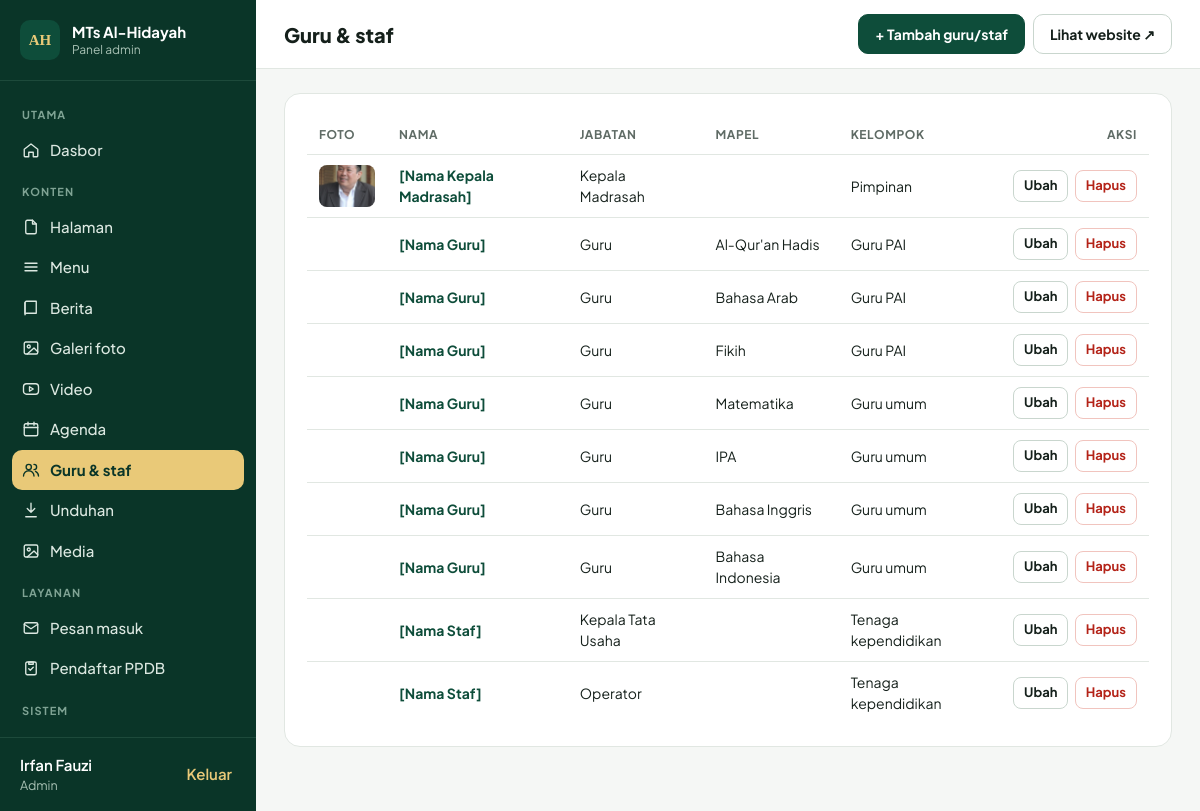
Screenshot of /admin/staff (signed in) with the database file from the repository.
### tables this page shows
CREATE TABLE users (id INTEGER PRIMARY KEY AUTOINCREMENT, name VARCHAR(255) NOT NULL, username VARCHAR(100) NOT NULL UNIQUE, password VARCHAR(255) NOT NULL, role VARCHAR(20) NOT NULL DEFAULT 'editor', created_at VARCHAR(19), last_login VARCHAR(19));

CREATE TABLE staff (id INTEGER PRIMARY KEY AUTOINCREMENT, name VARCHAR(255) NOT NULL, position VARCHAR(255), subject VARCHAR(255), group_name VARCHAR(255), photo VARCHAR(255), sort INT NOT NULL DEFAULT 0);

### app/crud.php (called while the page is built, shortened)
<?php
function crud_defs(): array
{
    return [
        'agenda' => ['title' => 'Agenda', 'one' => 'agenda', 'table' => 'agenda', 'order' => 'event_date DESC', 'fields' => [
            ['title', 'Nama kegiatan', 'text', true], ['event_date', 'Tanggal', 'date', true], ['time_text', 'Waktu (contoh: 07.30 – 10.00)', 'text'],
            ['place', 'Tempat', 'text'], ['description', 'Keterangan', 'textarea']],
            'cols' => ['title' => 'Kegiatan', 'event_date' => 'Tanggal', 'place' => 'Tempat']],
        'videos' => ['title' => 'Video', 'one' => 'video', 'table' => 'videos', 'order' => 'sort, id DESC', 'fields' => [
            ['title', 'Judul video', 'text', true], ['youtube', 'Tautan YouTube', 'text', true], ['sort', 'Urutan', 'number']],
            'cols' => ['title' => 'Judul', 'youtube' => 'YouTube']],
        'downloads' => ['title' => 'Unduhan', 'one' => 'dokumen', 'table' => 'downloads', 'order' => 'created_at DESC', 'fields' => [
            ['title', 'Nama dokumen', 'text', true], ['category', 'Kategori (contoh: Akademik, PPDB)', 'text'], ['file', 'File', 'file', true]],
            'cols' => ['title' => 'Dokumen', 'category' => 'Kategori', 'file' => 'File']],
        'staff' => ['title' => 'Guru & staf', 'one' => 'guru/staf', 'table' => 'staff', 'order' => 'sort, name', 'fields' => [
            ['name', 'Nama lengkap', 'text', true], ['position', 'Jabatan (contoh: Guru, Wali kelas VII-A)', 'text'], ['subject', 'Mata pelajaran', 'text'],
            ['group_name', 'Kelompok (contoh: Guru PAI, Guru umum, Tenaga kependidikan)', 'text'], ['photo', 'Foto', 'image'], ['sort', 'Urutan', 'number']],
            'cols' => ['photo' => 'Foto', 'name' => 'Nama', 'position' => 'Jabatan', 'subject' => 'Mapel', 'group_name' => 'Kelompok']],
        'categories' => ['title' => 'Kategori berita', 'one' => 'kategori', 'table' => 'categories', 'order' => 'name', 'fields' => [
            ['name', 'Nama kategori', 'text', true]],
            'cols' => ['name' => 'Nama', 'slug' => 'Alamat']],
    ];
}
function admin_crud(string $key, string $action, int $id, string $method): void
{
    $d = crud_defs()[$key];
    $t = $d['table'];
    $list = rows("SELECT * FROM $t ORDER BY {$d['order']}");
    admin_layout($d['title'], render_to_string('admin/crud_list', ['d' => $d, 'list' => $list, 'key' => $key]), $key,
        ['actions' => '<a class="btn" href="' . e(url('admin/' . $key . '/edit/0')) . '">+ Tambah ' . e($d['one']) . '</a>']);
}

### app/admin.php (called while the page is built, shortened)
<?php
require APP . '/crud.php';
function admin_route(string $path, string $method): void
{
    $parts = $path === '' ? [] : explode('/', $path);
    $section = $parts[0] ?? '';
    $action = $parts[1] ?? '';
    $id = isset($parts[2]) ? (int)$parts[2] : 0;
    require_login();
    match ($section) {
        '' => admin_dashboard(),
        'pages' => admin_pages($action, $id, $method),
        'menus' => admin_menus($action, $id, $method),
        'posts' => admin_posts($action, $id, $method),
        'albums' => admin_albums($action, $id, $method),
        'messages' => admin_messages($action, $id, $method),
        'ppdb' => admin_ppdb($action, $id, $method),
        'media' => admin_media($action, $id, $method),
        'settings' => admin_settings($method),
        'users' => admin_users($action, $id, $method),
        'profile' => admin_profile($method),
        default => isset(crud_defs()[$section]) ? admin_crud($section, $action, $id, $method) : admin_404(),
    };
}
function admin_layout(string $title, string $content, string $active = '', array $opts = []): void
{
    view('admin/layout', ['title' => $title, 'content' => $content, 'active' => $active, 'actions' => $opts['actions'] ?? '', 'wide' => $opts['wide'] ?? false]);
}

### app/db.php (called while the page is built, shortened)
<?php
function db(): PDO
{
    static $pdo = null;
    if ($pdo) return $pdo;
    global $CONFIG;
    if (($CONFIG['db_driver'] ?? 'sqlite') === 'mysql') {
        $dsn = sprintf('mysql:host=%s;port=%d;dbname=%s;charset=utf8mb4',
            $CONFIG['mysql_host'], (int)($CONFIG['mysql_port'] ?? 3306), $CONFIG['mysql_database']);
        $pdo = new PDO($dsn, $CONFIG['mysql_user'], $CONFIG['mysql_password']);
    } else {
        $path = $CONFIG['sqlite_path'] ?? ROOT . '/storage/database.sqlite';
        $pdo = new PDO('sqlite:' . $path);
        $pdo->exec('PRAGMA foreign_keys = ON; PRAGMA journal_mode = WAL;');
    }
    $pdo->setAttribute(PDO::ATTR_ERRMODE, PDO::ERRMODE_EXCEPTION);
    $pdo->setAttribute(PDO::ATTR_DEFAULT_FETCH_MODE, PDO::FETCH_ASSOC);
    return $pdo;
}
function q(string $sql, array $params = []): PDOStatement
{
    $st = db()->prepare($sql);
    $st->execute($params);
    return $st;
}
function row(string $sql, array $params = []): ?array
{
    $r = q($sql, $params)->fetch();
    return $r ?: null;
}
function rows(string $sql, array $params = []): array
{
    return q($sql, $params)->fetchAll();
}
function val(string $sql, array $params = [])
{
    $v = q($sql, $params)->fetchColumn();
    return $v === false ? null : $v;
}

### app/auth.php (called while the page is built, shortened)
<?php
function current_user(): ?array
{
    static $u = false;
    if ($u === false) {
        $u = !empty($_SESSION['uid']) ? row('SELECT id, name, username, role FROM users WHERE id = ?', [$_SESSION['uid']]) : null;
    }
    return $u;
}
function is_admin(): bool
{
    return (current_user()['role'] ?? '') === 'admin';
}
function require_login(): void
{
    if (!current_user()) redirect('admin/login');
}

### app/views/admin/crud_list.php (the view, shortened to what this page needs)
<div class="panel">
<table class="tbl">
<thead><tr><?php foreach ($d['cols'] as $c => $l): ?><th><?= e($l) ?></th><?php endforeach ?><th class="right">Aksi</th></tr></thead>
<tbody>
<?php foreach ($list as $r): ?>
<tr>
  <?php $first = true; foreach ($d['cols'] as $c => $l): $v = (string)$r[$c]; ?>
    <td<?= in_array($c, ['photo'], true) ? ' class="thumb-cell"' : '' ?>><?php
      if ($c === 'photo') echo $v ? '<img src="' . e(media($v)) . '" alt="">' : '';
      elseif ($c === 'event_date') echo e(tgl($v, true));
      elseif ($c === 'file') echo '<a href="' . e(media($v)) . '" target="_blank" rel="noopener">' . e(basename($v)) . '</a>';
      elseif ($c === 'youtube') echo '<a href="' . e($v) . '" target="_blank" rel="noopener">' . e(mb_strimwidth($v, 0, 40, '…')) . '</a>';
      elseif ($first) echo '<a href="' . e(url('admin/' . $key . '/edit/' . $r['id'])) . '"><strong>' . e($v) . '</strong></a>';
      else echo e($v);
      if ($c !== 'photo') $first = false; ?></td>
  <?php endforeach ?>
  <td class="right actions"><a class="btn sm ghost" href="<?= e(url('admin/' . $key . '/edit/' . $r['id'])) ?>">Ubah</a>
    <form method="post" action="<?= e(url('admin/' . $key . '/delete/' . $r['id'])) ?>" data-confirm="Hapus data ini?"><?= csrf_field() ?><button class="btn sm danger">Hapus</button></form></td>
</tr>
<?php endforeach ?>
</tbody>
</table>
</div>

### app/views/admin/layout.php (shortened to what this page needs)
<?php
$u = current_user();
$unread = (int)val('SELECT COUNT(*) FROM messages WHERE is_read = 0');
$newPpdb = (int)val("SELECT COUNT(*) FROM ppdb WHERE status = 'baru'");
$nav = [
    'Utama' => [['dashboard', 'Dasbor', 'admin', 'home']],
    'Konten' => [
        ['pages', 'Halaman', 'admin/pages', 'file'], ['menus', 'Menu', 'admin/menus', 'menu'], ['posts', 'Berita', 'admin/posts', 'book'],
        ['albums', 'Galeri foto', 'admin/albums', 'image'], ['videos', 'Video', 'admin/videos', 'youtube'], ['agenda', 'Agenda', 'admin/agenda', 'calendar'],
        ['staff', 'Guru & staf', 'admin/staff', 'users'], ['downloads', 'Unduhan', 'admin/downloads', 'download'], ['media', 'Media', 'admin/media', 'image'],
    ],
    'Layanan' => [['messages', 'Pesan masuk', 'admin/messages', 'mail', $unread], ['ppdb', 'Pendaftar PPDB', 'admin/ppdb', 'clipboard', $newPpdb]],
    'Sistem' => array_merge(is_admin() ? [['settings', 'Pengaturan', 'admin/settings', 'star'], ['users', 'Pengguna', 'admin/users', 'user']] : [], [['profile', 'Profil saya', 'admin/profile', 'user']]),
];
?><!doctype html>
<html lang="id">
<head>
<title><?= e($title) ?> · Admin <?= e(setting('site_name', 'MTs Al-Hidayah')) ?></title>
<link rel="stylesheet" href="<?= e(url('assets/css/admin.css')) ?>?v=1">
</head>
<body class="admin">
<aside class="side" id="side">
  <a class="side-brand" href="<?= e(url('admin')) ?>"><span class="logo-mark">AH</span><span><strong><?= e(setting('site_name', 'MTs Al-Hidayah')) ?></strong><small>Panel admin</small></span></a>
  <nav aria-label="Menu admin">
    <?php foreach ($nav as $group => $items): ?>
      <span class="side-group"><?= e($group) ?></span>
      <?php foreach ($items as $it): ?>
        <a href="<?= e(url($it[2])) ?>" class="<?= $active === $it[0] ? 'on' : '' ?>"<?= $active === $it[0] ? ' aria-current="page"' : '' ?>><?= icon($it[3]) ?><span><?= e($it[1]) ?></span></a>
      <?php endforeach ?>
    <?php endforeach ?>
  </nav>
  <div class="side-foot">
    <span><?= e($u['name']) ?><small><?= $u['role'] === 'admin' ? 'Admin' : 'Editor' ?></small></span>
    <form method="post" action="<?= e(url('admin/logout')) ?>"><?= csrf_field() ?><button class="link-btn" type="submit">Keluar</button></form>
  </div>
</aside>
<div class="main">
  <header class="topbar">
    <h1><?= e($title) ?></h1>
    <div class="top-actions"><?= $actions ?><a class="btn ghost" href="<?= e(url('')) ?>" target="_blank" rel="noopener">Lihat website ↗</a></div>
  </header>
  <div class="content<?= $wide ? ' wide' : '' ?>">
    <?= $content ?>
  </div>
</div>
</body>
</html>

### assets/css/admin.css (style rules this page uses)
:root { --green:#0E4D3A;--green-dark:#0A3528;--gold:#E9C978;--ink:#15201B;--ink2:#3D4A44;--muted:#5F6B65;--line:#E1E7E2;--soft:#F3F6F2;--soft2:#E7F0EB;--input:#C9D6CE;--danger:#B42318 }
* { box-sizing:border-box }
body { margin:0;font-family:'Plus Jakarta Sans',system-ui,sans-serif;color:var(--ink);background:#F5F7F5;font-size:15px;line-height:1.5 }
a { color:var(--green) }
h1,h2,h3 { margin:0;line-height:1.25 }
.btn { display:inline-flex;align-items:center;justify-content:center;gap:8px;min-height:40px;padding:0 16px;border-radius:10px;border:1px solid var(--green);background:var(--green);color:#fff;font:inherit;font-weight:700;font-size:14px;cursor:pointer;text-decoration:none;white-space:nowrap }
.btn.ghost { background:#fff;color:var(--ink);border-color:var(--input) }
.btn.danger { background:#fff;color:var(--danger);border-color:#F1C4BE }
.btn.sm { min-height:32px;padding:0 10px;font-size:13px;border-radius:8px }
.link-btn { background:none;border:0;color:var(--green);font:inherit;font-weight:600;cursor:pointer;padding:4px }
.logo-mark { width:40px;height:40px;border-radius:10px;background:var(--green);color:var(--gold);display:inline-flex;align-items:center;justify-content:center;font-family:Amiri,Georgia,serif;font-weight:700;flex:none }
.side { position:fixed;inset:0 auto 0 0;width:256px;background:var(--green-dark);color:#CFE0D7;display:flex;flex-direction:column;z-index:30 }
.side-brand { display:flex;gap:12px;align-items:center;padding:20px;color:#fff;text-decoration:none;border-bottom:1px solid #1D4A3B }
.side-brand span:last-child { display:flex;flex-direction:column;line-height:1.25 }
.side-brand small { color:#A9C2B5;font-size:12px }
.side nav { flex:1;overflow-y:auto;padding:12px }
.side-group { display:block;font-size:11px;letter-spacing:.1em;text-transform:uppercase;color:#7FA394;padding:14px 10px 6px;font-weight:700 }
.side nav a { display:flex;align-items:center;gap:10px;padding:9px 10px;border-radius:10px;color:#DCE8E1;text-decoration:none;font-weight:500 }
.side nav a.on { background:var(--gold);color:var(--green-dark);font-weight:700 }
.side-foot { padding:16px 20px;border-top:1px solid #1D4A3B;display:flex;justify-content:space-between;align-items:center;gap:8px }
.side-foot span { display:flex;flex-direction:column;color:#fff;font-weight:600 }
.side-foot small { color:#A9C2B5;font-weight:400 }
.side-foot .link-btn { color:var(--gold) }
.main { margin-left:256px;min-height:100vh }
.topbar { position:sticky;top:0;z-index:20;background:#fff;border-bottom:1px solid var(--line);display:flex;align-items:center;gap:16px;padding:14px 28px }
.topbar h1 { font-size:20px;font-weight:800;flex:1 }
.top-actions { display:flex;flex-wrap:wrap;gap:8px }
.content { padding:24px 28px 64px;max-width:1240px;display:flex;flex-direction:column;gap:20px }
.panel { background:#fff;border:1px solid var(--line);border-radius:16px;padding:22px;display:flex;flex-direction:column;gap:14px;min-width:0 }
.tbl { width:100%;border-collapse:collapse;font-size:14px }
.panel:has(.tbl) { overflow-x:auto }
.tbl th { text-align:left;font-size:12px;text-transform:uppercase;letter-spacing:.05em;color:var(--muted);padding:10px 12px;border-bottom:1px solid var(--line) }
.tbl td { padding:10px 12px;border-bottom:1px solid var(--line);vertical-align:middle }
.tbl tr:last-child td { border-bottom:0 }
.tbl a { text-decoration:none }
.tbl .right { text-align:right }
.actions { white-space:nowrap }
.actions form { display:inline }
.actions>* { margin-left:4px }
.thumb-cell img { width:56px;height:42px;object-fit:cover;border-radius:8px;display:block }

### rows the page displays
users: name "Irfan Fauzi"
staff: photo (picture), name "[Nama Kepala Madrasah]", position "Kepala Madrasah", group_name "Pimpinan"
staff: name "[Nama Guru]", position "Guru", subject "Al-Qur'an Hadis", group_name "Guru PAI"
staff: name "[Nama Guru]", position "Guru", subject "Bahasa Arab", group_name "Guru PAI"
staff: name "[Nama Guru]", position "Guru", subject "Fikih", group_name "Guru PAI"
staff: name "[Nama Guru]", position "Guru", subject "Matematika", group_name "Guru umum"
staff: name "[Nama Guru]", position "Guru", subject "IPA", group_name "Guru umum"
staff: name "[Nama Guru]", position "Guru", subject "Bahasa Inggris", group_name "Guru umum"
staff: name "[Nama Guru]", position "Guru", subject "Bahasa Indonesia", group_name "Guru umum"
staff: name "[Nama Staf]", position "Kepala Tata Usaha", group_name "Tenaga kependidikan"
staff: name "[Nama Staf]", position "Operator", group_name "Tenaga kependidikan"

### other values shown
setting('site_name', 'MTs Al-Hidayah') "MTs Al-Hidayah"
$group "UTAMA"
$it[1] "Dasbor"
$group "KONTEN"
$it[1] "Halaman"
$it[1] "Menu"
$it[1] "Berita"
$it[1] "Galeri foto"
$it[1] "Video"
$it[1] "Agenda"
$it[1] "Guru & staf"
$it[1] "Unduhan"
$it[1] "Media"
$group "LAYANAN"
$it[1] "Pesan masuk"
